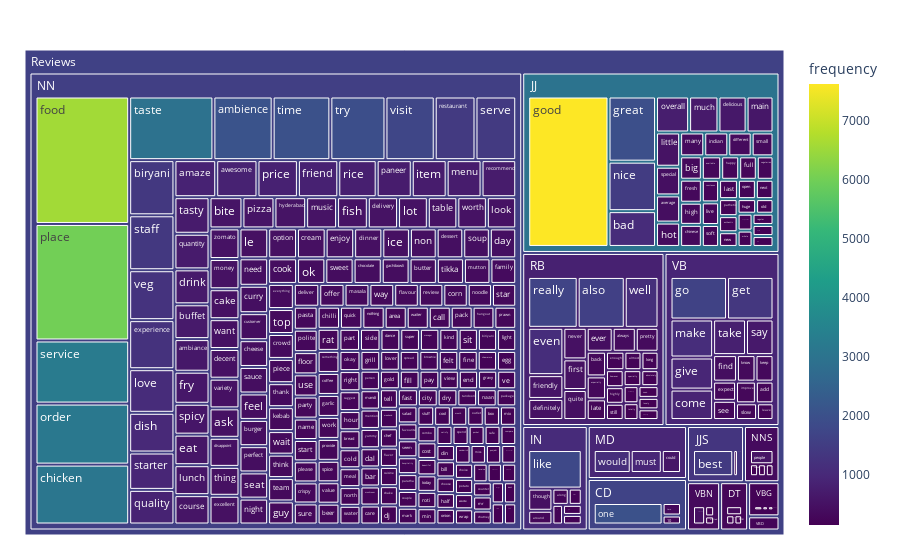

Source (notebook cell):
### Code cell
clean_bow_words_freq["pos_tag"] = clean_bow_words_freq["words"].apply(get_pos_tag)

#create a tree map
fig = px.treemap(clean_bow_words_freq[:350], 
                path=[px.Constant('Reviews'), 'pos_tag','words'], 
                values='frequency',
                color='frequency',
                color_continuous_scale='viridis',
                )

fig.update_layout(margin = dict(t=50, l=25, r=25, b=25))
fig.show()

### Figure 1 — Plotly figure (JSON) as saved in the notebook; plotly's stock layout.template omitted (floating-point values rounded to 4 significant figures; data arrays with more than 128 entries replaced by an {"elided": "..."} marker saying what was removed)
{"data": [{"branchvalues": "total", "customdata": {"elided": "364x1 float values"}, "domain": {"x": [0, 1], "y": [0, 1]}, "hovertemplate": "labels=%{label}<br>frequency_sum=%{value}<br>parent=%{parent}<br>id=%{id}<br>frequency=%{color}<extra></extra>", "ids": {"elided": "364 str values"}, "labels": {"elided": "364 str values"}, "marker": {"coloraxis": "coloraxis", "colors": {"elided": "364 float values"}}, "name": "", "parents": {"elided": "364 str values"}, "type": "treemap", "values": {"elided": "364 int values"}}], "layout": {"coloraxis": {"colorbar": {"title": {"text": "frequency"}}, "colorscale": [[0, "#440154"], [0.1111, "#482878"], [0.2222, "#3e4989"], [0.3333, "#31688e"], [0.4444, "#26828e"], [0.5556, "#1f9e89"], [0.6667, "#35b779"], [0.7778, "#6ece58"], [0.8889, "#b5de2b"], [1, "#fde725"]]}, "legend": {"tracegroupgap": 0}, "margin": {"b": 25, "l": 25, "r": 25, "t": 50}}}
